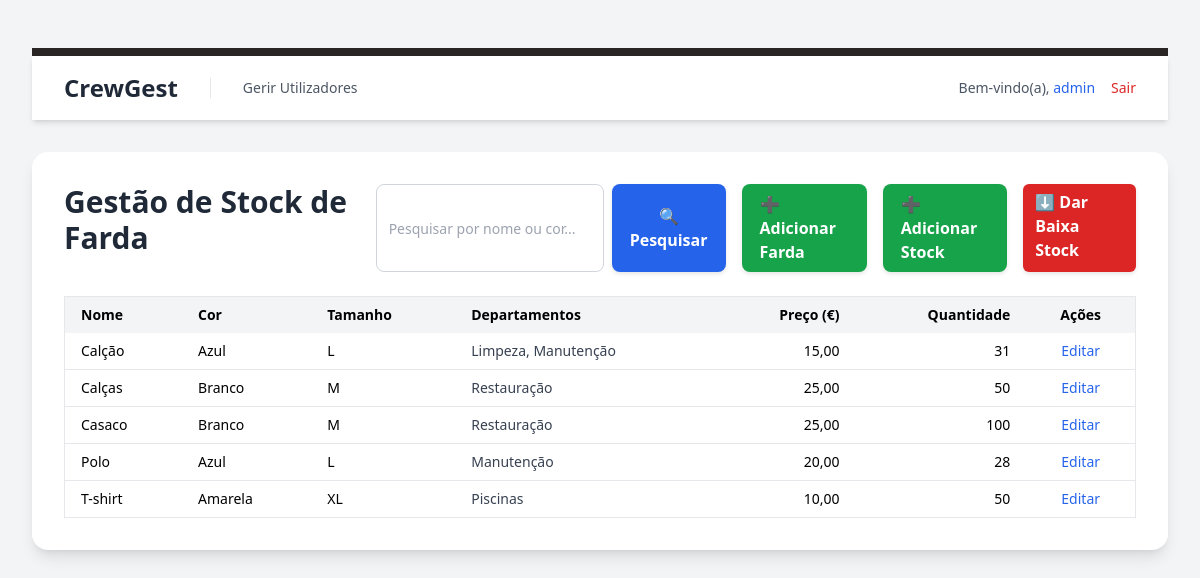
The page /public/gerir_stock_farda.php (signed in) on the database as committed earlier.
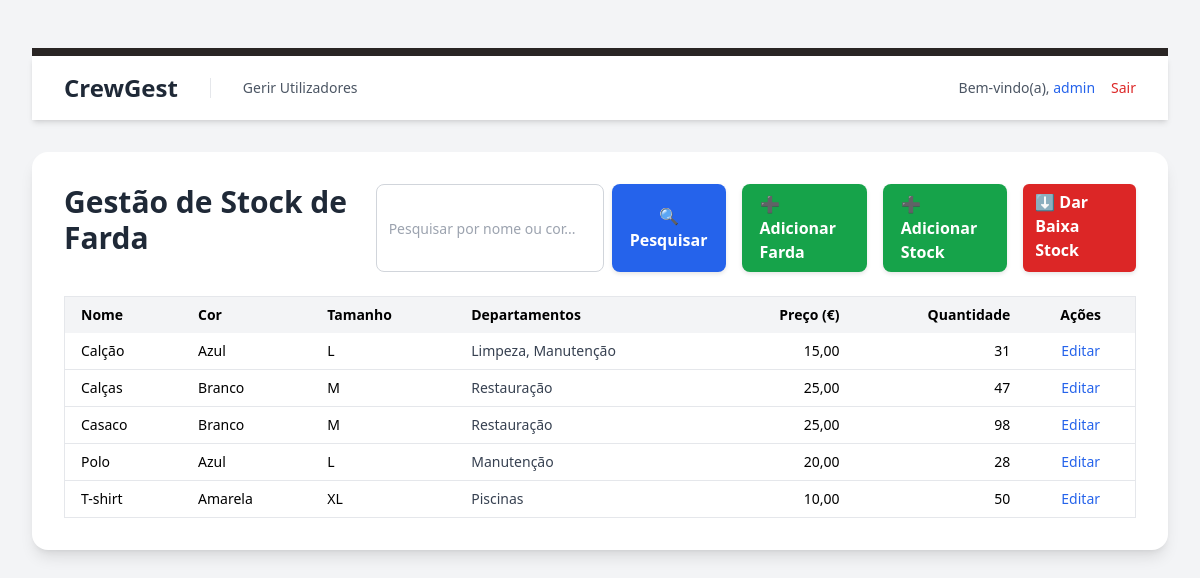
The same page on the database as committed later.
### tables this page shows
CREATE TABLE `fardas` (
  `id` int(11) NOT NULL,
  `nome` varchar(100) NOT NULL,
  `cor_id` int(11) NOT NULL,
  `tamanho_id` int(11) NOT NULL,
  `quantidade` int(11) NOT NULL DEFAULT 0,
  `preco_unitario` decimal(10,2) NOT NULL DEFAULT 0.00,
  `criado_em` timestamp NOT NULL DEFAULT current_timestamp(),
  `atualizado_em` timestamp NOT NULL DEFAULT current_timestamp() ON UPDATE current_timestamp(),
  `ean` varchar(13) DEFAULT NULL
);

CREATE TABLE `cores` (
  `id` int(11) NOT NULL,
  `nome` varchar(50) NOT NULL
);

CREATE TABLE `tamanhos` (
  `id` int(11) NOT NULL,
  `nome` varchar(10) NOT NULL
);

### public/gerir_stock_farda.php (the view, shortened to what the changed rows need)
<?php
require_once '../config/db.php';
$pesquisa = trim($_GET['pesquisa'] ?? '');
try {
    $query = "
        SELECT f.id, f.nome, c.nome AS cor, t.nome AS tamanho,
               f.preco_unitario, f.quantidade,
               GROUP_CONCAT(DISTINCT d.nome ORDER BY d.nome SEPARATOR ', ') AS departamentos
        FROM fardas f
        JOIN cores c ON f.cor_id = c.id
        JOIN tamanhos t ON f.tamanho_id = t.id
        LEFT JOIN farda_departamentos fd ON f.id = fd.farda_id
        LEFT JOIN departamentos d ON fd.departamento_id = d.id
    ";
    $query .= " GROUP BY f.id ORDER BY f.nome ASC";
    $stmt = $pdo->prepare($query);
    if ($pesquisa) {
        $stmt->execute(['pesq' => "%$pesquisa%"]);
    } else {
        $stmt->execute();
    }
    $fardas = $stmt->fetchAll(PDO::FETCH_ASSOC);
} catch (PDOException $e) {
    die("Erro ao carregar stock de fardas: " . $e->getMessage());
}
?>
<!DOCTYPE html>
<html lang="pt-PT" class="bg-gray-100">
<head>
    <link href="<?= BASE_URL ?>/public/css/style.css" rel="stylesheet">
</head>
<body class="p-8">
    <main class="max-w-6xl mx-auto bg-white p-8 rounded-2xl shadow-lg mt-8">
        <div class="flex flex-col md:flex-row justify-between md:items-center gap-4 mb-6">
            <h1 class="text-3xl font-bold text-gray-800">Gestão de Stock de Farda</h1>
        </div>
        <?php if (empty($fardas)): ?>
            <p class="text-gray-600 italic">Nenhuma farda encontrada.</p>
        <?php else: ?>
            <div class="overflow-x-auto">
                <table class="min-w-full border border-gray-200 text-sm">
                    <thead class="bg-gray-100">
                        <tr>
                            <th class="px-4 py-2 text-left">Nome</th>
                            <th class="px-4 py-2 text-left">Cor</th>
                            <th class="px-4 py-2 text-left">Tamanho</th>
                            <th class="px-4 py-2 text-left">Departamentos</th>
                            <th class="px-4 py-2 text-right">Preço (€)</th>
                            <th class="px-4 py-2 text-right">Quantidade</th>
                            <th class="px-4 py-2 text-center">Ações</th>
                        </tr>
                    </thead>
                    <tbody>
                        <?php foreach ($fardas as $f): ?>
                            <tr class="border-b hover:bg-gray-50">
                                <td class="px-4 py-2"><?= htmlspecialchars($f['nome']) ?></td>
                                <td class="px-4 py-2"><?= htmlspecialchars($f['cor']) ?></td>
                                <td class="px-4 py-2"><?= htmlspecialchars($f['tamanho']) ?></td>
                                <td class="px-4 py-2 text-gray-700"><?= htmlspecialchars($f['departamentos'] ?? '—') ?></td>
                                <td class="px-4 py-2 text-right"><?= number_format($f['preco_unitario'], 2, ',', '.') ?></td>
                                <td class="px-4 py-2 text-right"><?= (int)$f['quantidade'] ?></td>
                                <td class="px-4 py-2 text-center">
                                    <a href="editar_farda.php?id=<?= $f['id'] ?>" class="text-blue-600 hover:underline">Editar</a>
                                </td>
                            </tr>
                        <?php endforeach; ?>
                    </tbody>
                </table>
            </div>
        <?php endif; ?>
    </main>
</body>
</html>

Rows that differ between the two databases and show on the page:
changed fardas "Calças": quantidade "50" → "47"
changed fardas "Casaco": quantidade "100" → "98"
